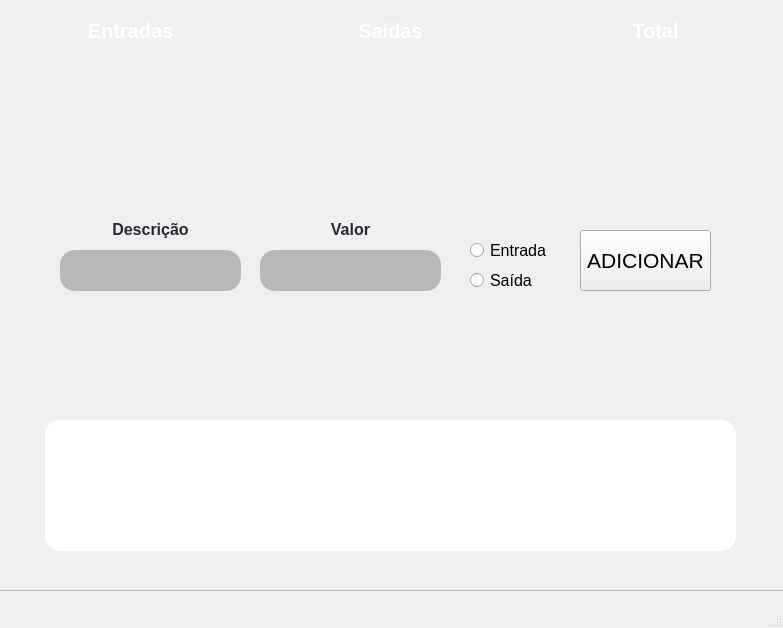
<?xml version="1.0" encoding="UTF-8"?>
<ui version="4.0">
 <class>Inicio</class>
 <widget class="QMainWindow" name="Inicio">
  <property name="geometry">
   <rect>
    <x>0</x>
    <y>0</y>
    <width>783</width>
    <height>628</height>
   </rect>
  </property>
  <property name="windowTitle">
   <string>Controle Financeiro</string>
  </property>
  <widget class="QWidget" name="centralwidget">
   <widget class="QWidget" name="widget" native="true">
    <property name="geometry">
     <rect>
      <x>-10</x>
      <y>0</y>
      <width>801</width>
      <height>601</height>
     </rect>
    </property>
    <property name="styleSheet">
     <string notr="true"/>
    </property>
    <widget class="QTableWidget" name="tableWidget">
     <property name="geometry">
      <rect>
       <x>55</x>
       <y>420</y>
       <width>691</width>
       <height>131</height>
      </rect>
     </property>
     <property name="styleSheet">
      <string notr="true">QTableWidget {
background: none;
background-color: #fff;
border-radius: 15;
}</string>
     </property>
    </widget>
    <widget class="QLabel" name="btt_entrada">
     <property name="geometry">
      <rect>
       <x>50</x>
       <y>70</y>
       <width>181</width>
       <height>71</height>
      </rect>
     </property>
     <property name="font">
      <font>
       <pointsize>15</pointsize>
       <weight>75</weight>
       <bold>true</bold>
      </font>
     </property>
     <property name="styleSheet">
      <string notr="true">background: none;
color: #fff;</string>
     </property>
     <property name="text">
      <string/>
     </property>
     <property name="alignment">
      <set>Qt::AlignHCenter|Qt::AlignTop</set>
     </property>
    </widget>
    <widget class="QLabel" name="btt_saida">
     <property name="geometry">
      <rect>
       <x>310</x>
       <y>70</y>
       <width>181</width>
       <height>71</height>
      </rect>
     </property>
     <property name="font">
      <font>
       <pointsize>15</pointsize>
       <weight>75</weight>
       <bold>true</bold>
      </font>
     </property>
     <property name="styleSheet">
      <string notr="true">background: none;
color: #fff;</string>
     </property>
     <property name="text">
      <string/>
     </property>
     <property name="alignment">
      <set>Qt::AlignHCenter|Qt::AlignTop</set>
     </property>
    </widget>
    <widget class="QLabel" name="btt_total">
     <property name="geometry">
      <rect>
       <x>570</x>
       <y>70</y>
       <width>191</width>
       <height>71</height>
      </rect>
     </property>
     <property name="font">
      <font>
       <pointsize>15</pointsize>
       <weight>75</weight>
       <bold>true</bold>
      </font>
     </property>
     <property name="styleSheet">
      <string notr="true">background: none;
color: #fff;</string>
     </property>
     <property name="text">
      <string/>
     </property>
     <property name="alignment">
      <set>Qt::AlignHCenter|Qt::AlignTop</set>
     </property>
    </widget>
    <widget class="QLineEdit" name="lineEdit">
     <property name="geometry">
      <rect>
       <x>70</x>
       <y>250</y>
       <width>181</width>
       <height>41</height>
      </rect>
     </property>
     <property name="styleSheet">
      <string notr="true">background: #fff;
border-radius: 15;
background-color: #B9B7B7;</string>
     </property>
    </widget>
    <widget class="QLineEdit" name="lineEdit_2">
     <property name="geometry">
      <rect>
       <x>270</x>
       <y>250</y>
       <width>181</width>
       <height>41</height>
      </rect>
     </property>
     <property name="styleSheet">
      <string notr="true">background: #fff;
border-radius: 15;
background-color: #B9B7B7;</string>
     </property>
    </widget>
    <widget class="QLabel" name="btt_entrada_2">
     <property name="geometry">
      <rect>
       <x>80</x>
       <y>220</y>
       <width>161</width>
       <height>21</height>
      </rect>
     </property>
     <property name="font">
      <font>
       <pointsize>12</pointsize>
       <weight>75</weight>
       <italic>false</italic>
       <bold>true</bold>
      </font>
     </property>
     <property name="styleSheet">
      <string notr="true">background: none;
color: #252931;
font: bold;</string>
     </property>
     <property name="text">
      <string>Descrição</string>
     </property>
     <property name="alignment">
      <set>Qt::AlignHCenter|Qt::AlignTop</set>
     </property>
    </widget>
    <widget class="QLabel" name="btt_entrada_3">
     <property name="geometry">
      <rect>
       <x>280</x>
       <y>220</y>
       <width>161</width>
       <height>21</height>
      </rect>
     </property>
     <property name="font">
      <font>
       <pointsize>12</pointsize>
       <weight>75</weight>
       <italic>false</italic>
       <bold>true</bold>
      </font>
     </property>
     <property name="styleSheet">
      <string notr="true">background: none;
color: #252931;
font: bold;</string>
     </property>
     <property name="text">
      <string>Valor</string>
     </property>
     <property name="alignment">
      <set>Qt::AlignHCenter|Qt::AlignTop</set>
     </property>
    </widget>
    <widget class="QRadioButton" name="Entrada">
     <property name="geometry">
      <rect>
       <x>480</x>
       <y>240</y>
       <width>81</width>
       <height>21</height>
      </rect>
     </property>
     <property name="font">
      <font>
       <pointsize>12</pointsize>
      </font>
     </property>
     <property name="styleSheet">
      <string notr="true">background: none;
border-radius: 15;</string>
     </property>
     <property name="text">
      <string>Entrada</string>
     </property>
    </widget>
    <widget class="QRadioButton" name="Saida">
     <property name="geometry">
      <rect>
       <x>480</x>
       <y>270</y>
       <width>81</width>
       <height>21</height>
      </rect>
     </property>
     <property name="font">
      <font>
       <pointsize>12</pointsize>
      </font>
     </property>
     <property name="styleSheet">
      <string notr="true">background: none;
border-radius: 15;</string>
     </property>
     <property name="text">
      <string>Saída</string>
     </property>
    </widget>
    <widget class="AnimatedButton" name="pushButton">
     <property name="geometry">
      <rect>
       <x>590</x>
       <y>230</y>
       <width>131</width>
       <height>61</height>
      </rect>
     </property>
     <property name="font">
      <font>
       <pointsize>16</pointsize>
      </font>
     </property>
     <property name="styleSheet">
      <string notr="true">
            AnimatedButton {
                border-radius: 15px;
                background-color: qlineargradient(spread:pad, x1:0, y1:0, x2:1, y2:0,
                                                stop:0 #ff8c00, stop:0.5 #ffa500, stop:1 #ffbf00);
                border: none;
                font: bold;
                color: #fff;  /* Cor da fonte branca */
            }

            AnimatedButton:hover {
                background-color: qlineargradient(spread:pad, x1:0, y1:0, x2:1, y2:0,
                                                stop:0 #ffbf00, stop:0.5 #ffa500, stop:1 #ff8c00);
            }
        </string>
     </property>
     <property name="text">
      <string>ADICIONAR</string>
     </property>
    </widget>
    <widget class="QFrame" name="frame">
     <property name="geometry">
      <rect>
       <x>0</x>
       <y>-10</y>
       <width>811</width>
       <height>601</height>
      </rect>
     </property>
     <property name="styleSheet">
      <string notr="true">background-image: url(:/img/pag2.png);</string>
     </property>
     <property name="frameShape">
      <enum>QFrame::StyledPanel</enum>
     </property>
     <property name="frameShadow">
      <enum>QFrame::Raised</enum>
     </property>
     <widget class="QLabel" name="label_2">
      <property name="geometry">
       <rect>
        <x>310</x>
        <y>30</y>
        <width>181</width>
        <height>21</height>
       </rect>
      </property>
      <property name="font">
       <font>
        <pointsize>15</pointsize>
        <weight>75</weight>
        <bold>true</bold>
       </font>
      </property>
      <property name="styleSheet">
       <string notr="true">background: none;
color: #fff;</string>
      </property>
      <property name="text">
       <string>Saídas</string>
      </property>
      <property name="alignment">
       <set>Qt::AlignCenter</set>
      </property>
     </widget>
     <widget class="QLabel" name="label">
      <property name="geometry">
       <rect>
        <x>50</x>
        <y>30</y>
        <width>181</width>
        <height>21</height>
       </rect>
      </property>
      <property name="font">
       <font>
        <pointsize>15</pointsize>
        <weight>75</weight>
        <bold>true</bold>
       </font>
      </property>
      <property name="styleSheet">
       <string notr="true">background: none;
color: #fff;</string>
      </property>
      <property name="text">
       <string>Entradas</string>
      </property>
      <property name="alignment">
       <set>Qt::AlignCenter</set>
      </property>
     </widget>
     <widget class="QLabel" name="label_3">
      <property name="geometry">
       <rect>
        <x>570</x>
        <y>30</y>
        <width>191</width>
        <height>21</height>
       </rect>
      </property>
      <property name="font">
       <font>
        <pointsize>15</pointsize>
        <weight>75</weight>
        <bold>true</bold>
       </font>
      </property>
      <property name="styleSheet">
       <string notr="true">background: none;
color: #fff;</string>
      </property>
      <property name="text">
       <string>Total</string>
      </property>
      <property name="alignment">
       <set>Qt::AlignCenter</set>
      </property>
     </widget>
    </widget>
    <zorder>frame</zorder>
    <zorder>tableWidget</zorder>
    <zorder>btt_entrada</zorder>
    <zorder>btt_saida</zorder>
    <zorder>btt_total</zorder>
    <zorder>lineEdit</zorder>
    <zorder>lineEdit_2</zorder>
    <zorder>btt_entrada_2</zorder>
    <zorder>btt_entrada_3</zorder>
    <zorder>Entrada</zorder>
    <zorder>Saida</zorder>
    <zorder>pushButton</zorder>
   </widget>
  </widget>
  <widget class="QMenuBar" name="menubar">
   <property name="geometry">
    <rect>
     <x>0</x>
     <y>0</y>
     <width>783</width>
     <height>21</height>
    </rect>
   </property>
  </widget>
  <widget class="QStatusBar" name="statusbar"/>
 </widget>
 <customwidgets>
  <customwidget>
   <class>AnimatedButton</class>
   <extends>QPushButton</extends>
   <header location="global">animated_button</header>
  </customwidget>
 </customwidgets>
 <resources>
  <include location="design1.qrc"/>
 </resources>
 <connections/>
</ui>
